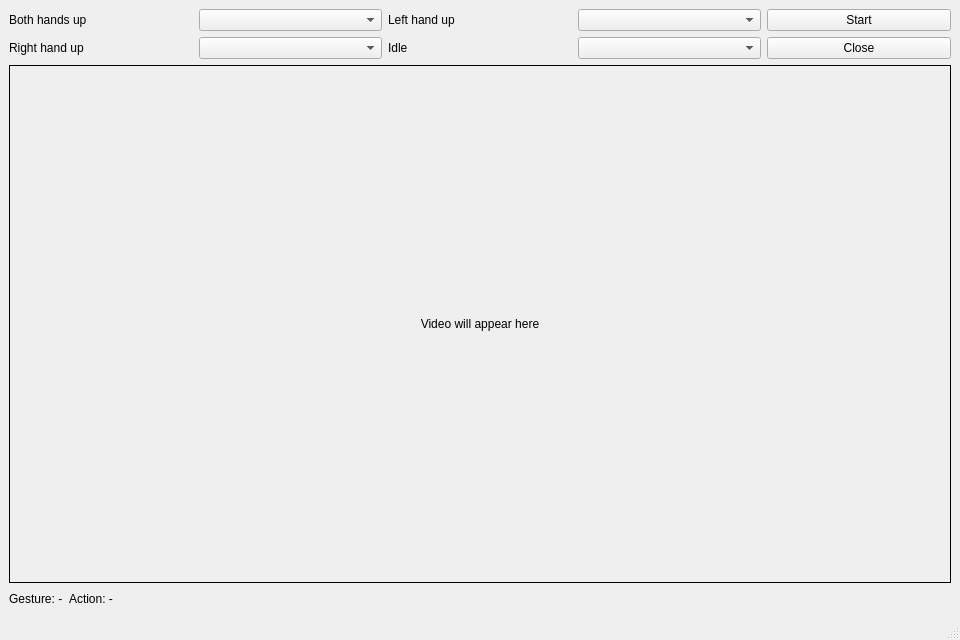
<?xml version="1.0" encoding="UTF-8"?>
<ui version="4.0">
 <class>MainWindow</class>
 <widget class="QMainWindow" name="MainWindow">
  <property name="geometry">
   <rect>
    <x>0</x>
    <y>0</y>
    <width>960</width>
    <height>640</height>
   </rect>
  </property>
  <property name="windowTitle">
   <string>Pose → Command (Embedded Video)</string>
  </property>
  <widget class="QWidget" name="centralwidget">
   <layout class="QVBoxLayout" name="verticalLayout" stretch="0,1,0">
    <item>
     <layout class="QGridLayout" name="gridLayout">
      <item row="0" column="0">
       <widget class="QLabel" name="label_both">
        <property name="text">
         <string>Both hands up</string>
        </property>
       </widget>
      </item>
      <item row="0" column="1">
       <widget class="QComboBox" name="comboBox_Both_hands_up"/>
      </item>
      <item row="0" column="2">
       <widget class="QLabel" name="label_left">
        <property name="text">
         <string>Left hand up</string>
        </property>
       </widget>
      </item>
      <item row="0" column="3">
       <widget class="QComboBox" name="comboBox_Left_hand_up"/>
      </item>
      <item row="1" column="0">
       <widget class="QLabel" name="label_right">
        <property name="text">
         <string>Right hand up</string>
        </property>
       </widget>
      </item>
      <item row="1" column="1">
       <widget class="QComboBox" name="comboBox_Right_hand_up"/>
      </item>
      <item row="1" column="2">
       <widget class="QLabel" name="label_idle">
        <property name="text">
         <string>Idle</string>
        </property>
       </widget>
      </item>
      <item row="1" column="3">
       <widget class="QComboBox" name="comboBox_Idle"/>
      </item>
      <item row="0" column="4" rowspan="2">
       <layout class="QVBoxLayout" name="verticalLayout_buttons">
        <item>
         <widget class="QPushButton" name="StartButton">
          <property name="text">
           <string>Start</string>
          </property>
          <property name="minimumWidth">
           <number>120</number>
          </property>
         </widget>
        </item>
        <item>
         <widget class="QPushButton" name="CloseButton">
          <property name="text">
           <string>Close</string>
          </property>
         </widget>
        </item>
       </layout>
      </item>
     </layout>
    </item>
    <item>
     <widget class="QLabel" name="videoLabel">
      <property name="text">
       <string>Video will appear here</string>
      </property>
      <property name="alignment">
       <set>Qt::AlignCenter</set>
      </property>
      <property name="minimumSize">
       <size>
        <width>640</width>
        <height>360</height>
       </size>
      </property>
      <property name="frameShape">
       <enum>QFrame::Box</enum>
      </property>
     </widget>
    </item>
    <item>
     <layout class="QHBoxLayout" name="statusLayout">
      <item>
       <widget class="QLabel" name="gestureLabel">
        <property name="text">
         <string>Gesture: -</string>
        </property>
       </widget>
      </item>
      <item>
       <widget class="QLabel" name="actionLabel">
        <property name="text">
         <string>Action: -</string>
        </property>
       </widget>
      </item>
      <item>
       <spacer name="horizontalSpacer">
        <property name="orientation">
         <enum>Qt::Horizontal</enum>
        </property>
        <property name="sizeHint" stdset="0">
         <size>
          <width>40</width>
          <height>20</height>
         </size>
        </property>
       </spacer>
      </item>
     </layout>
    </item>
   </layout>
  </widget>
  <widget class="QStatusBar" name="statusbar"/>
 </widget>
 <resources/>
 <connections/>
</ui>
